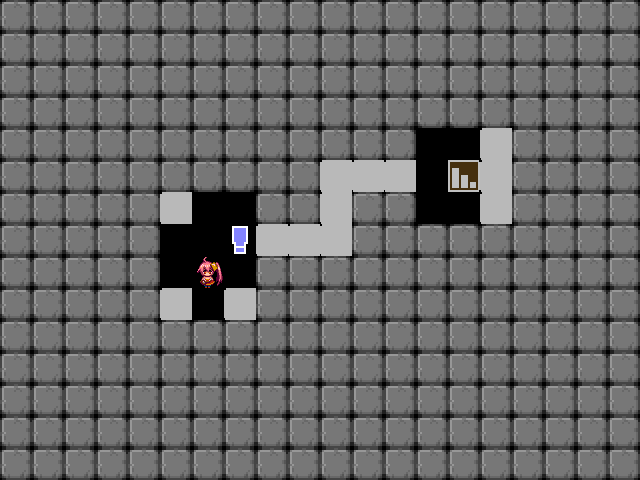

A level layout from a 2D game, rendered from its tile map. Below: a short description, then the map file with its tile-grid data intact:
An orthogonal 20x15 tile map with 32x32 px tiles, 1 tile layer (map).

<map version="1.0" orientation="orthogonal" renderorder="right-down" width="20" height="15" tilewidth="32" tileheight="32" nextobjectid="1">
 <tileset firstgid="1" name="tileset" tilewidth="32" tileheight="32" tilecount="32" columns="8">
  <image source="tileset.png" width="256" height="128" />
 </tileset>
 <layer name="map" width="20" height="15">
  <data encoding="csv">
3,3,3,3,3,3,3,3,3,3,3,3,3,3,3,3,3,3,3,3,
3,3,3,3,3,3,3,3,3,3,3,3,3,3,3,3,3,3,3,3,
3,3,3,3,3,3,3,3,3,3,3,3,3,3,3,3,3,3,3,3,
3,3,3,3,3,3,3,3,3,3,3,3,3,3,3,3,3,3,3,3,
3,3,3,3,3,3,3,3,3,3,3,3,3,0,0,4,3,3,3,3,
3,3,3,3,3,3,3,3,3,3,4,4,4,0,2,4,3,3,3,3,
3,3,3,3,3,4,0,0,3,3,4,3,3,0,0,4,3,3,3,3,
3,3,3,3,3,0,0,5,4,4,4,3,3,3,3,3,3,3,3,3,
3,3,3,3,3,0,1,0,3,3,3,3,3,3,3,3,3,3,3,3,
3,3,3,3,3,4,0,4,3,3,3,3,3,3,3,3,3,3,3,3,
3,3,3,3,3,3,3,3,3,3,3,3,3,3,3,3,3,3,3,3,
3,3,3,3,3,3,3,3,3,3,3,3,3,3,3,3,3,3,3,3,
3,3,3,3,3,3,3,3,3,3,3,3,3,3,3,3,3,3,3,3,
3,3,3,3,3,3,3,3,3,3,3,3,3,3,3,3,3,3,3,3,
3,3,3,3,3,3,3,3,3,3,3,3,3,3,3,3,3,3,3,3
</data>
 </layer>
</map>
